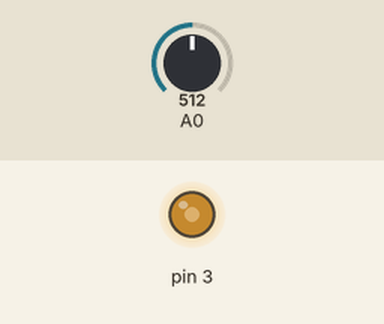
Simulated run of this sketch. Board: Arduino Uno, built with avr-gcc and run on an emulated ATmega328P. Shown: output pins drawn as LEDs (lit = HIGH). The test bench sets the inputs (shaded band); at power-on: A0 = 512.

Above: at 1.2 s.
1.3 s: A0 set to 716
At 2.5 s:
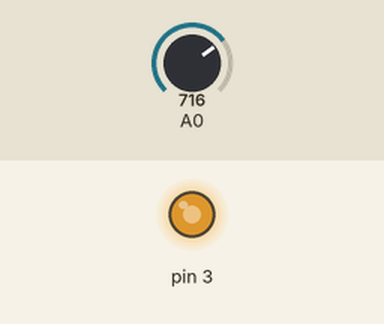
2.8 s: A0 set to 900
At 3.9 s:
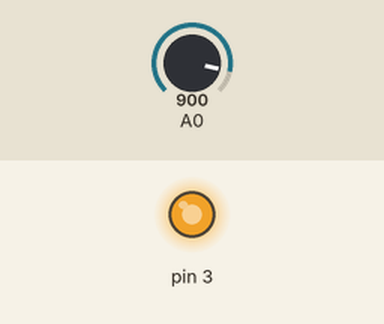
4.3 s: A0 set to 122
At 5.0 s:
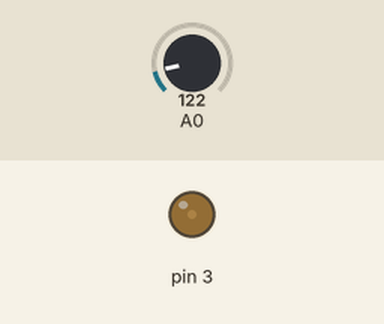
5.8 s: A0 set to 0
At 6.2 s:
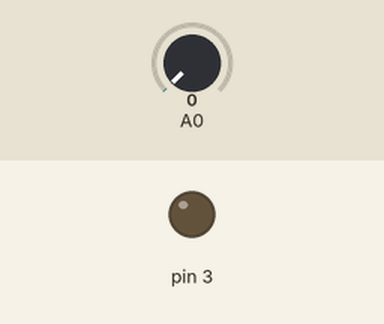
7.3 s: A0 set to 511
At 8.5 s:
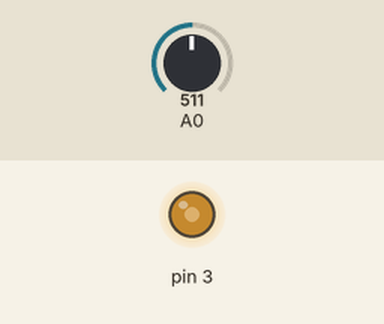
Timing chart, 0 to 9.8 s (numbered marks = the images above; inputs shaded):
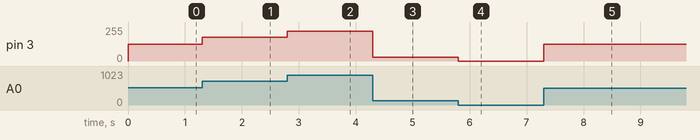

The sketch:

LED_Dipper.ino
```cpp
int sensorVal = 0;

void setup() {
  pinMode(3, OUTPUT);

}

void loop() {

  sensorVal = analogRead(A0);
  analogWrite(3,map(sensorVal,0,1023,0,255));

}
```

Measured:
- after the input at 1.3 s, pin 3: 127/255 → 178/255 at once
- after the input at 2.8 s, pin 3: 178/255 → 224/255 at once
- after the input at 4.3 s, pin 3: 224/255 → 30/255 at once
- after the input at 5.8 s, pin 3: 30/255 → 0/255 at once
- after the input at 7.3 s, pin 3: 0/255 → 127/255 at once
